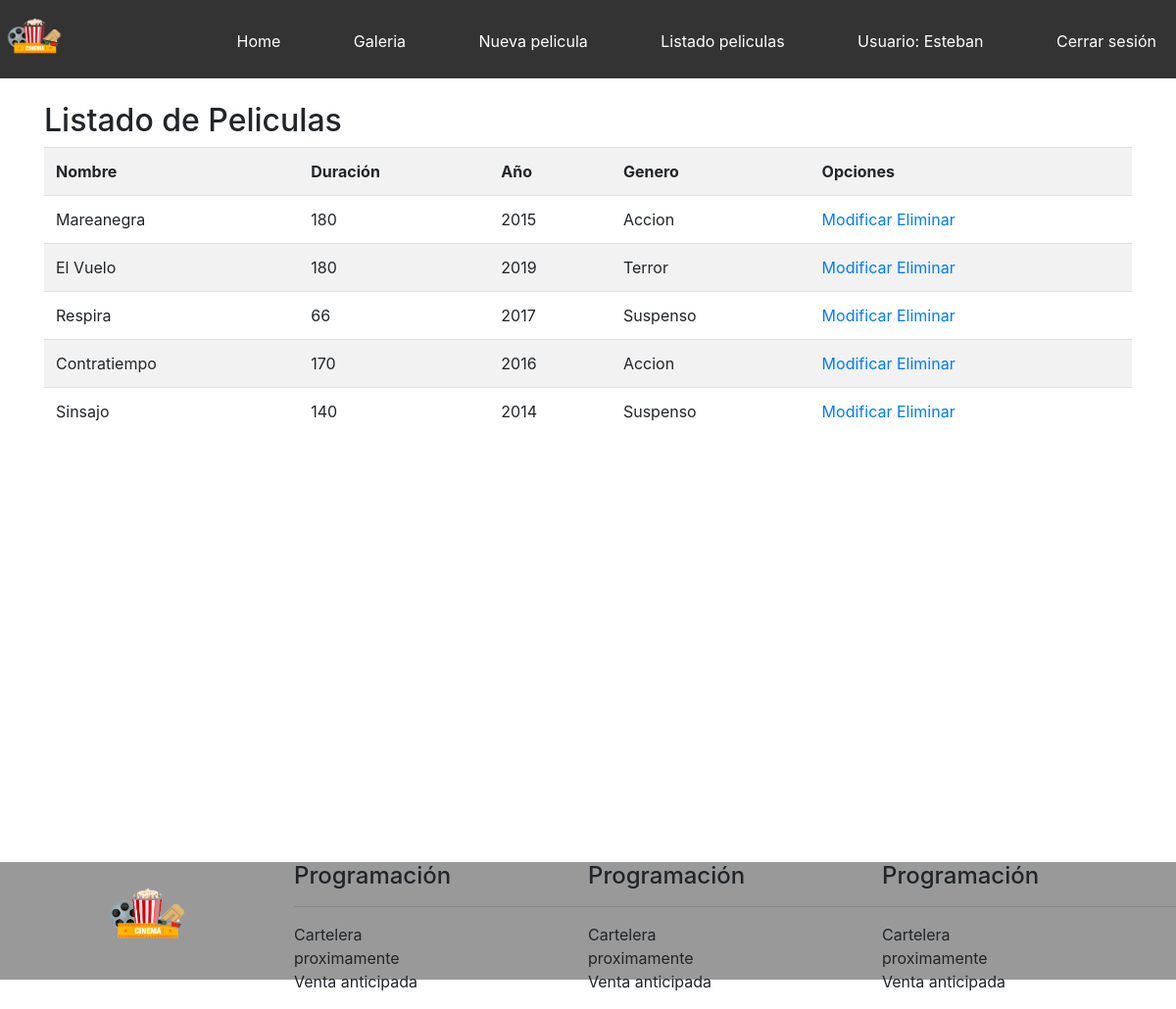
Page /listado-peliculas/ (signed in) on the committed database.
### core/models.py (models this page shows, shortened)
class Pelicula(models.Model):
    nombre = models.CharField(max_length=200)
    duracion = models.IntegerField()
    anio = models.IntegerField(verbose_name="Año")
    genero = models.ForeignKey(Genero, on_delete=models.CASCADE)
    sinopsis = models.TextField(null=True, blank=True)
    fecha_estreno = models.DateField()
    imagen = models.ImageField(null=True, blank=True)

class Genero(models.Model):
    nombre = models.CharField(max_length=80)
    def __str__(self):
        return self.nombre

### core/views.py (the view)
# urls.py: path('listado-peliculas/', listado_pelicula, name="Listado_peliculas"),
def listado_pelicula(request):
    peliculas = Pelicula.objects.all()
    data = {
        'peliculas':peliculas
    }
    return render(request, 'core/listado_peliculas.html', data)

### core/templates/core/listado_peliculas.html (shortened to what this page needs)
{% extends 'core/base.html' %}
{% load static %}
{% block contenido %}
<h2>Listado de Peliculas</h2>
<table class="table table-striped">
    <tr>
        <th>Nombre</th>
        <th>Duración</th>
        <th>Año</th>
        <th>Genero</th>
        <th>Opciones</th>
    </tr>
    {% for p in peliculas %}
    <tr>
        <td>{{ p.nombre }}</td>
        <td>{{ p.duracion }}</td>
        <td>{{ p.anio }}</td>
        <td>{{ p.genero }}</td>
        <td>
            <a href="{% url 'modificar_pelicula' p.id %}">Modificar</a>
            <a href="#" onclick="confirmarEliminacion({{p.id}})">Eliminar</a>
        </td>
    </tr>
    {% endfor %}
</table>
{% endblock %}

### core/templates/core/base.html (shortened to what this page needs)
<!DOCTYPE html>
<html lang="es">
<head>
    {% load static %}
    <link rel="stylesheet" href="{% static 'core/css/estilos.css' %}">
    <link rel="stylesheet" href="https://stackpath.bootstrapcdn.com/bootstrap/4.3.1/css/bootstrap.min.css">
</head>
<body>
    <header>
        <img src="{% static 'core/img/logo.png' %}" alt="Logo" class="logo">
        <nav>
                <ul>
                        <li>
                            <a href="{% url 'home' %}">Home</a>
                        </li>
                        <li>
                            <a href="{% url 'galeria' %}">Galeria</a>
                        </li>
                        <li>
                            <a href="{% url 'nueva_pelicula' %}">Nueva pelicula</a>
                        </li>
                        <li>
                            <a href="{% url 'Listado_peliculas' %}">Listado peliculas</a>
                        </li>
                        {% if user.is_authenticated %}
                        <li>
                                <a href="#">Usuario: {{ user.username}}</a>
                        </li>
                        <li>
                            <a href="{% url 'logout' %}">Cerrar sesión</a>
                        </li>
                        {% endif %}
                </ul>
        </nav>
    </header>
    <div id="principal">
       <br>
       <div class="container">
            {% block contenido %}
            {% endblock %}
       </div>
    </div>
    <footer class="hide_on_mobile">
        <div>
            <img src="{% static 'core/img/logo.png' %}" alt="logo" class="logo_footer">
        </div>
        <div>
            <h4>Programación</h4>
            <hr>
            <ul>
                <li>Cartelera</li>
                <li>proximamente</li>
                <li>Venta anticipada</li>
            </ul>
        </div>
        <div>
                <h4>Programación</h4>
                <hr>
                <ul>
                    <li>Cartelera</li>
                    <li>proximamente</li>
                    <li>Venta anticipada</li>
                </ul>
        </div>
        <div>
                <h4>Programación</h4>
                <hr>
                <ul>
                    <li>Cartelera</li>
                    <li>proximamente</li>
                    <li>Venta anticipada</li>
                </ul>
        </div>
    </footer>
</body>
</html>

### core/static/core/css/estilos.css (style rules this page uses)
* { margin:0; padding: 0; }
body { background-color:rgb(219, 219, 219); font-family: fantasy; }
header { width: 100%; height: 80px; background-color:#333; transition: all 0.5s; }
#principal { width: 100%; min-height: 100vh; height: auto; }
footer { width: 100%; height: 120px; background-color:#999; }
nav { width: auto; float:right; }
nav > ul > li { display: inline-block; margin-left:30px; padding:30px 20px; transition: all 0.5s; }
nav > ul > li > a { color:white; text-decoration: none; }
.logo { width: 70px; }
footer > div { width: 25%; float:left; }
footer li { list-style: none; }
.logo_footer { width: 100px; margin:auto; display: block; }
.hide_on_mobile { display: block; }

### rows in the picture
Pelicula: nombre "Mareanegra", duracion "180", anio "2015", genero "Accion"
Pelicula: nombre "El Vuelo", duracion "180", anio "2019", genero "Terror"
Pelicula: nombre "Respira", duracion "66", anio "2017", genero "Suspenso"
Pelicula: nombre "Contratiempo", duracion "170", anio "2016", genero "Accion"
Pelicula: nombre "Sinsajo", duracion "140", anio "2014", genero "Suspenso"

### other values in the picture
{{ user.username }} "Esteban"
